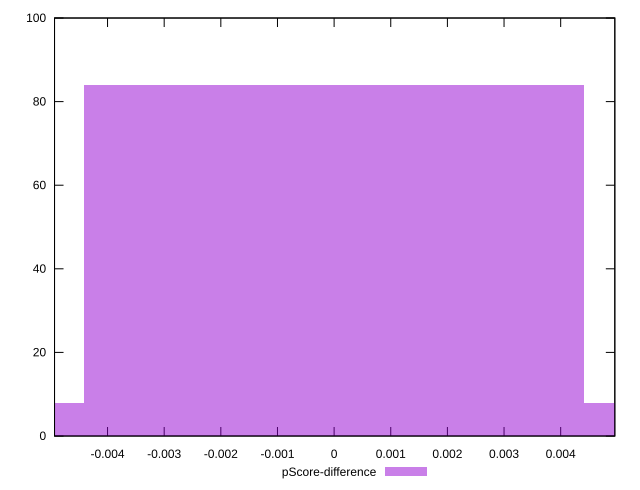

Here is the gnuplot script that generated this plot:
reset

$pScoreDifference <<EOF
0 84
0.00883924200906151 8
-0.00883924200906151 8
EOF

set key outside below
set boxwidth 0.00883924200906151
set xrange [-0.004935922669400239:0.004955831132287369]
set yrange [0:100]
set trange [0:100]
set style fill transparent solid 0.5 noborder
set terminal svg size 640, 490 enhanced background rgb 'white'
set output "reports/report_00032_2021-02-25T10-28-15.087Z/largest-contentful-paint/samples/card/pScore-difference/histogram.svg"

plot $pScoreDifference title "pScore-difference" with boxes

reset
